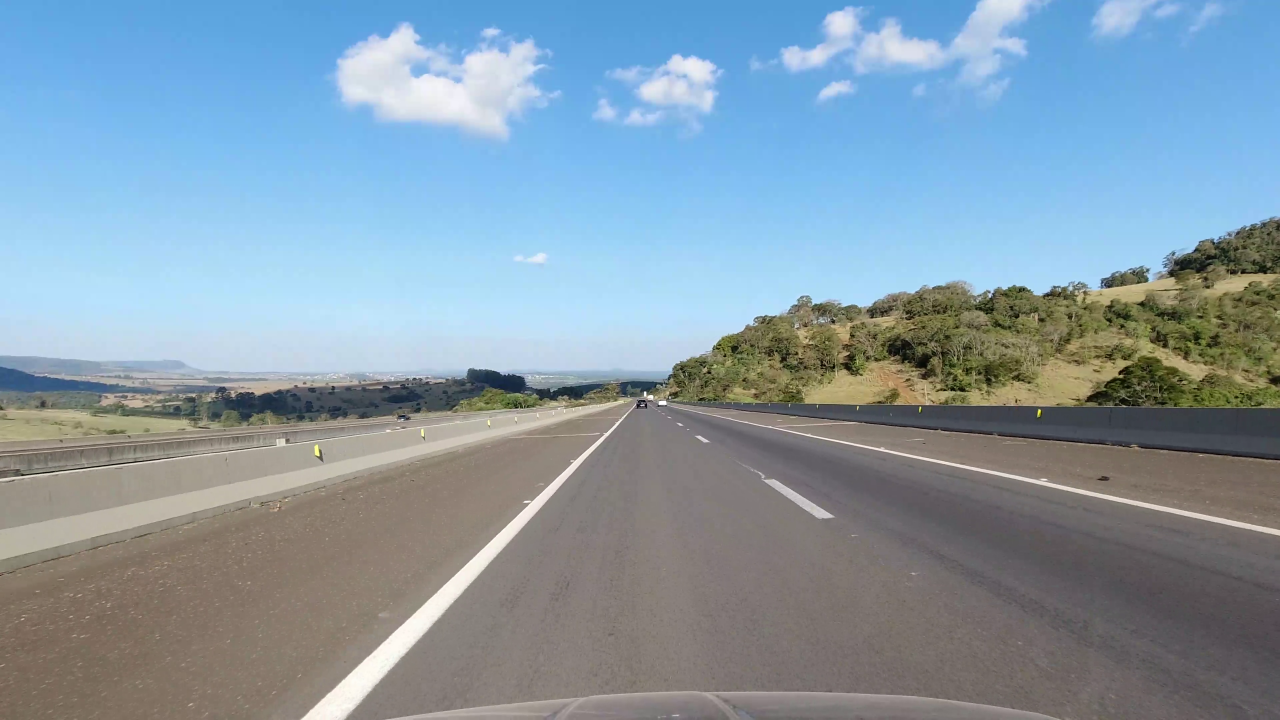
#> input picture VIDEO/vlcsnap-2020-07-25-23h08m06s816.png, 3840 x 2160 px, given in place of SEQ1 Copy 01.mp4, which was not available (shown at 1/3 size)
$ python app.py
#> lines starting #> are read from the running program, lines starting #| are printed output that depends on the picture; after the words box and inside, x2 and y2 are one past the last pixel; in counts of white or black regions, pixels touching at a corner belong together; pictures that were not available may be replaced by others from this repository, and a replacement may not be noted
import cv2
import numpy as np
import matplotlib.pyplot as plt
import math

# HYPERPARAMETERS
GAUSSIAN_BLUR_KERNEL_SIZE = 9 # 5
GAUSSIAN_BLUR_STD = 0 # 0

CANNY_TRESHOLD_1 = 50 # 50
CANNY_TRESHOLD_2 = 150 # 150

FOCUS_EDGE1_X = 0.29
FOCUS_EDGE1_Y = 0.92
FOCUS_EDGE2_X = 0.84
FOCUS_EDGE2_Y = 0.92
FOCUS_EDGE3_X = 0.47
FOCUS_EDGE3_Y = 0.47

LINE_COLOR = (255, 0, 0)
LINE_THICKNESS = 10

LIMIT_SCREEN_FOR_LINES = 3/5

RIGHT_SLOPE_LIMIT = 0.09
RIGHT_SLOPE_STANDARD = 0.63
RIGHT_STANDARD_Y = 0

# IMAGE RESIZE METHOD
def imgResize(img, max_wh = 700):
    if img.shape[1] > img.shape[0]:
        if img.shape[1] > max_wh:
            n_width = max_wh
            n_height = max_wh * img.shape[0] / img.shape[1]

            img = cv2.resize(img, (int(n_width), int(n_height)), interpolation = cv2.INTER_AREA)
    else:
        if img.shape[0] > max_wh:
            n_height = max_wh
            n_width = max_wh * img.shape[1] / img.shape[0]

            img = cv2.resize(img, (int(n_width), int(n_height)), interpolation = cv2.INTER_AREA)
    return img

def canny(image):
    gray_img = cv2.cvtColor(image, cv2.COLOR_RGB2GRAY)

    blur_img = cv2.GaussianBlur(gray_img, (GAUSSIAN_BLUR_KERNEL_SIZE, GAUSSIAN_BLUR_KERNEL_SIZE), GAUSSIAN_BLUR_STD)

    canny_img = cv2.Canny(blur_img, CANNY_TRESHOLD_1, CANNY_TRESHOLD_2)

    return canny_img

def region_focus(image):
    height = image.shape[0]
    width = image.shape[1]
    polygons = np.array([
        [(int(FOCUS_EDGE1_X*width), int(FOCUS_EDGE1_Y*height)), (int(FOCUS_EDGE2_X*width), int(FOCUS_EDGE2_Y*height)), (int(FOCUS_EDGE3_X*width), int(FOCUS_EDGE3_Y*height))]
    ])
    mask = np.zeros_like(image)
    cv2.fillPoly(mask, polygons, 255)
    masked_image = cv2.bitwise_and(image, mask)

    return masked_image

def show_lines(image, lines):
    l_image = np.zeros_like(image)
    if lines is not None:
        for line in lines:
            x1, y1, x2, y2 = line.reshape(4)
            cv2.line(l_image, (x1, y1), (x2, y2), LINE_COLOR, LINE_THICKNESS) # THIS CHANGES VISIBILITY OF THE LINE
    return l_image

def build_coordinates(image, line_params):
    slope, yc = line_params
    y1 = image.shape[0]
    y2 = int(y1*(LIMIT_SCREEN_FOR_LINES))
    x1 = int((y1 - yc) / slope)
    x2 = int((y2 - yc) / slope)
    return np.array([x1, y1, x2, y2])

previous_left_line = np.array([0,0,0,0])
previous_right_line = np.array([0,0,0,0])
def slope_average(image, lines):
    global previous_left_line
    global previous_right_line
    l_fit = []
    r_fit = []
    for line in lines:
        x1, y1, x2, y2 = line.reshape(4)
        params = np.polyfit((x1, x2), (y1, y2), 1)
        slope = params[0]
        yc = params[1]

        if slope < 0:
            l_fit.append((slope, yc))
        else:
            if slope < RIGHT_SLOPE_LIMIT:
                slope = RIGHT_SLOPE_STANDARD
                yc = RIGHT_STANDARD_Y
            r_fit.append((slope, yc))

    l_fit_avg = np.average(l_fit, axis=0)
    r_fit_avg = np.average(r_fit, axis=0)

    if np.isnan(l_fit_avg).any():
        left_line = previous_left_line
    else:
        left_line = build_coordinates(image, l_fit_avg)
        previous_left_line = left_line

    if np.isnan(r_fit_avg).any():
        right_line = previous_right_line
    else:
        right_line = build_coordinates(image, r_fit_avg)
        previous_right_line = right_line

    return np.array([left_line, right_line])

### TEST SINGLE FRAME ###
# [17 lines of commented-out code are left out]
### TEST SINGLE FRAME ###

cap = cv2.VideoCapture('VIDEO/SEQ1 Copy 01.mp4')
just_line_success = None

while(cap.isOpened()):

    _, frame = cap.read()
#> frame is the input picture: shape (2160, 3840, 3); mean B, G, R 168, 153.9, 133.7
    frame = imgResize(frame, 1000)
#> in imgResize, `img = cv2.resize(img, (int(n_width), int(n_height)), interpolation = c..`:
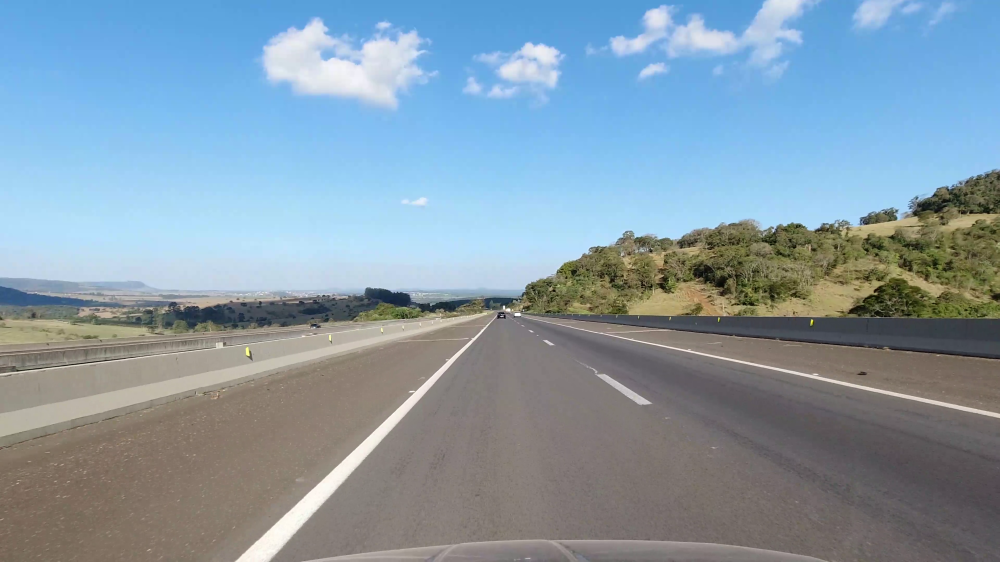
#> img: shape (562, 1000, 3); mean of channels 0, 1, 2 168, 153.9, 133.7; drawn as B, G, R

    if just_line_success is None:
        just_line_success = np.zeros_like(frame)

    try:

        canny_img = canny(frame)
#> in canny, `gray_img = cv2.cvtColor(image, cv2.COLOR_RGB2GRAY)`:
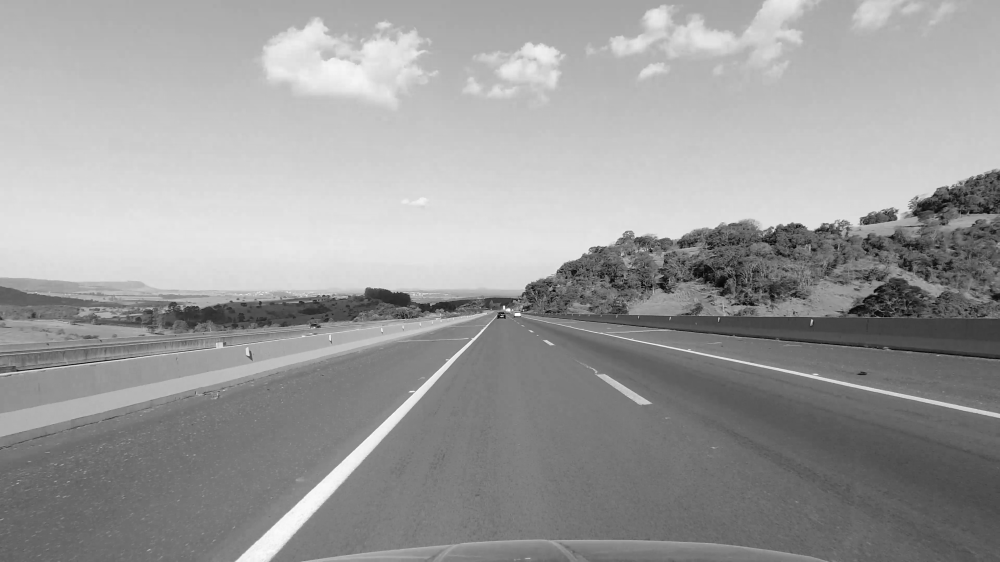
#> gray_img: shape (562, 1000); min 5, max 255, mean 155.8
#> in canny, `canny_img = cv2.Canny(blur_img, CANNY_TRESHOLD_1, CANNY_TRESHOLD_2)`:
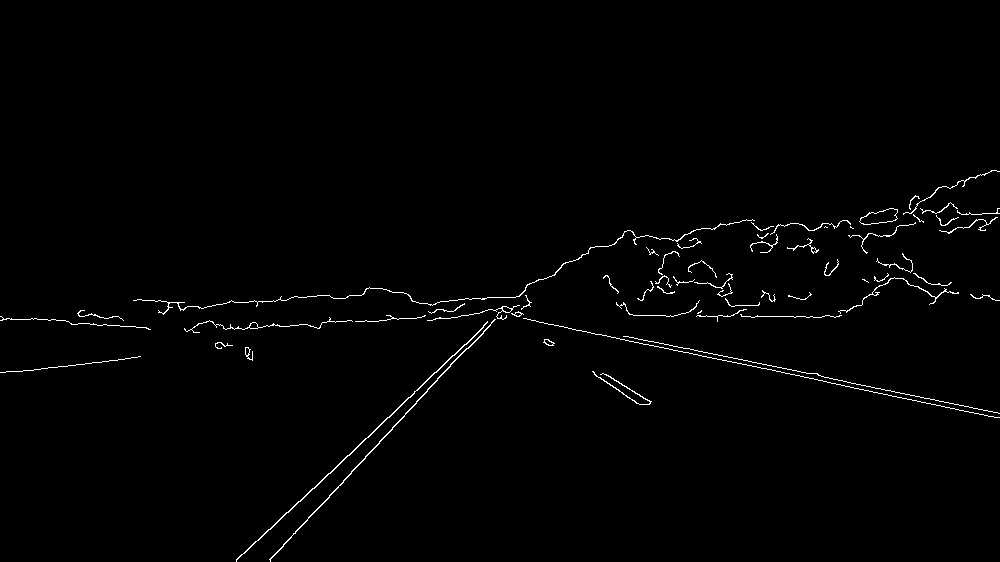
#> canny_img: shape (562, 1000); 1.1% white in thin lines or dots, all inside (x1, y1, x2, y2) = (0, 170, 1000, 562)

        masked_image = region_focus(canny_img)
#> in region_focus, `cv2.fillPoly(mask, polygons, 255)`:
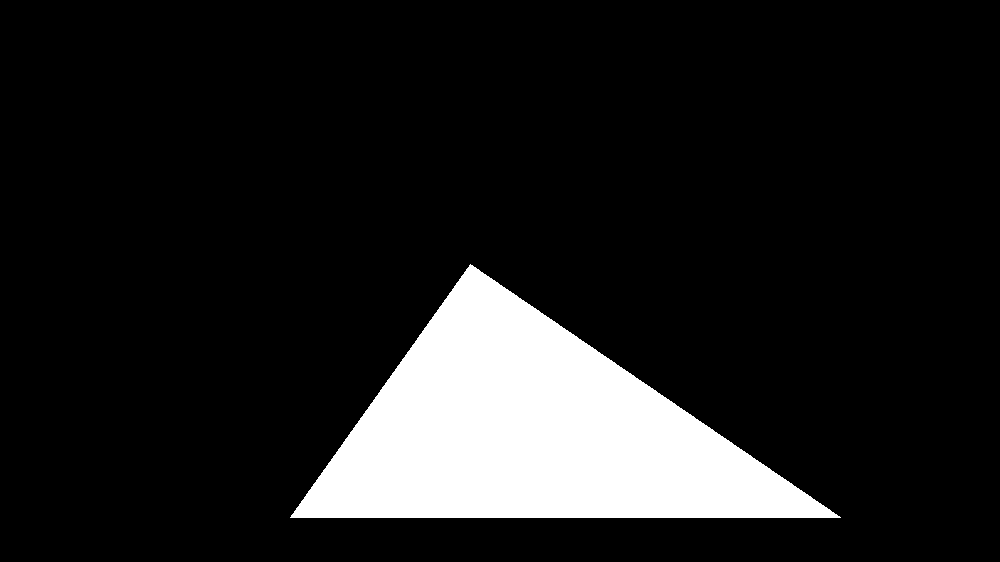
#> mask: shape (562, 1000); 12.5% white; 1 white region, box (x1, y1, x2, y2) and area: (290, 264, 841, 518) 70163
#> in region_focus, `masked_image = cv2.bitwise_and(image, mask)`:
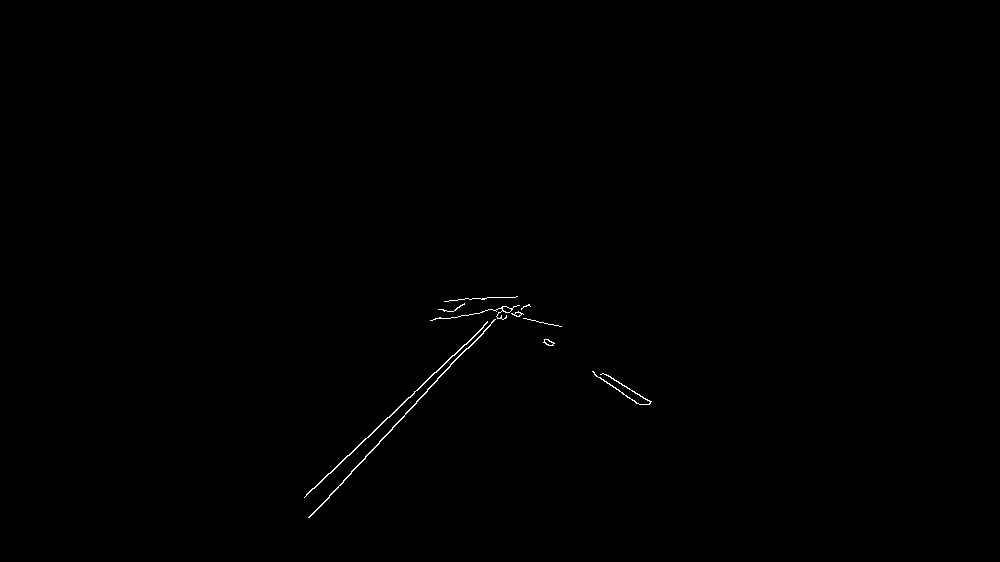
#> masked_image: shape (562, 1000); 0.23% white in thin lines or dots, all inside (x1, y1, x2, y2) = (304, 296, 652, 518)

        lines = cv2.HoughLinesP(masked_image, 2, np.pi/180, 100, np.array([]), minLineLength=40, maxLineGap=5)
#> lines = [[309, 517, 466, 348], [436, 372, 483, 327], [306, 494, 381, 424], [389, 417, 434, 372], [313, 513, 404, 416]]

        slope_avg_img = slope_average(frame, lines)
#> the loop in slope_average, `for line in lines:` made 5 passes
#> (x1, y1, x2, y2) on passes 1 to 5: (309, 517, 466, 348), (436, 372, 483, 327), (306, 494, 381, 424), (389, 417, 434, 372), (313, 513, 404, 416)
#> after the loop in slope_average, `for line in lines:`: l_fit = [(-1.08, 849.6), (-0.957, 789.4), (-0.933, 779.6), (-1, 806), (-1.07, 846.6)]; r_fit = []
#> in slope_average, `l_fit_avg = np.average(l_fit, axis=0)`: l_fit_avg = [-1.01, 814.3]
#> in slope_average, `r_fit_avg = np.average(r_fit, axis=0)`: r_fit_avg = nan
#> in build_coordinates, `slope, yc = line_params`: slope = -1.01; yc = 814.3
#> in build_coordinates, `x1 = int((y1 - yc) / slope)`: x1 = 250
#> in build_coordinates, `x2 = int((y2 - yc) / slope)`: x2 = 474
#> in slope_average, `left_line = build_coordinates(image, l_fit_avg)`: left_line = [250, 562, 474, 337]
#> slope_avg_img = [[250, 562, 474, 337], [0, 0, 0, 0]]

        just_lines = show_lines(frame, slope_avg_img)
#> the loop in show_lines, `for line in lines:` made 2 passes

        merged_image = cv2.addWeighted(frame, 0.8, just_lines, 1, 1)
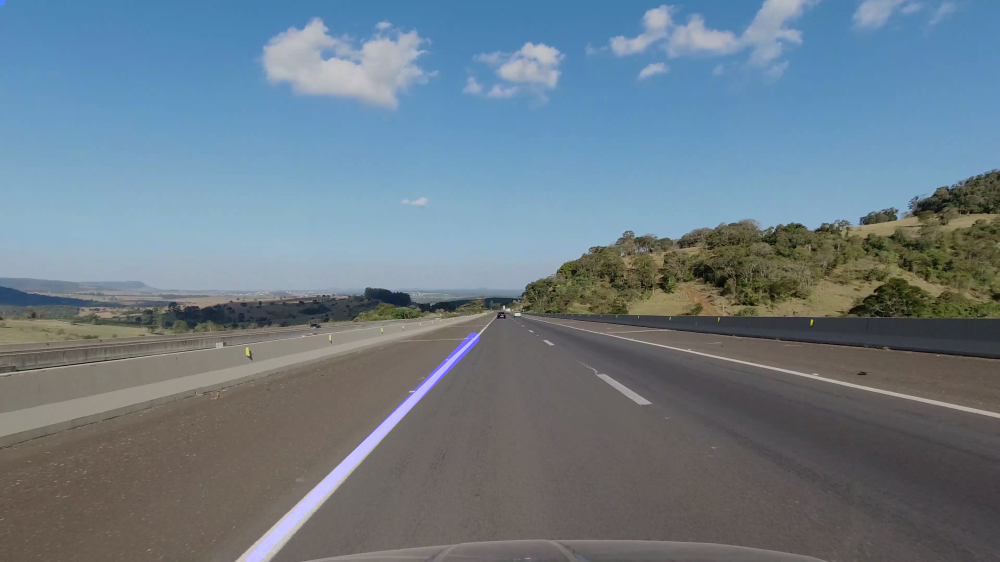
#> merged_image: shape (562, 1000, 3); mean of channels 0, 1, 2 135.9, 124.1, 108; drawn as B, G, R

        # plt.imshow(masked_image)
        # plt.show()

        cv2.imshow('result', merged_image)
        if cv2.waitKey(1) == ord('q'):
#> (key q is pressed here)
            break

        just_line_success = just_lines
        print('SUCCESS')

    except:

        merged_image_success = cv2.addWeighted(frame, 0.8, just_line_success, 1, 1)

        cv2.imshow('result', merged_image_success)
        if cv2.waitKey(1) == ord('q'):
            break

        print('ERROR')

cap.release()
cv2.destroyAllWindows()
